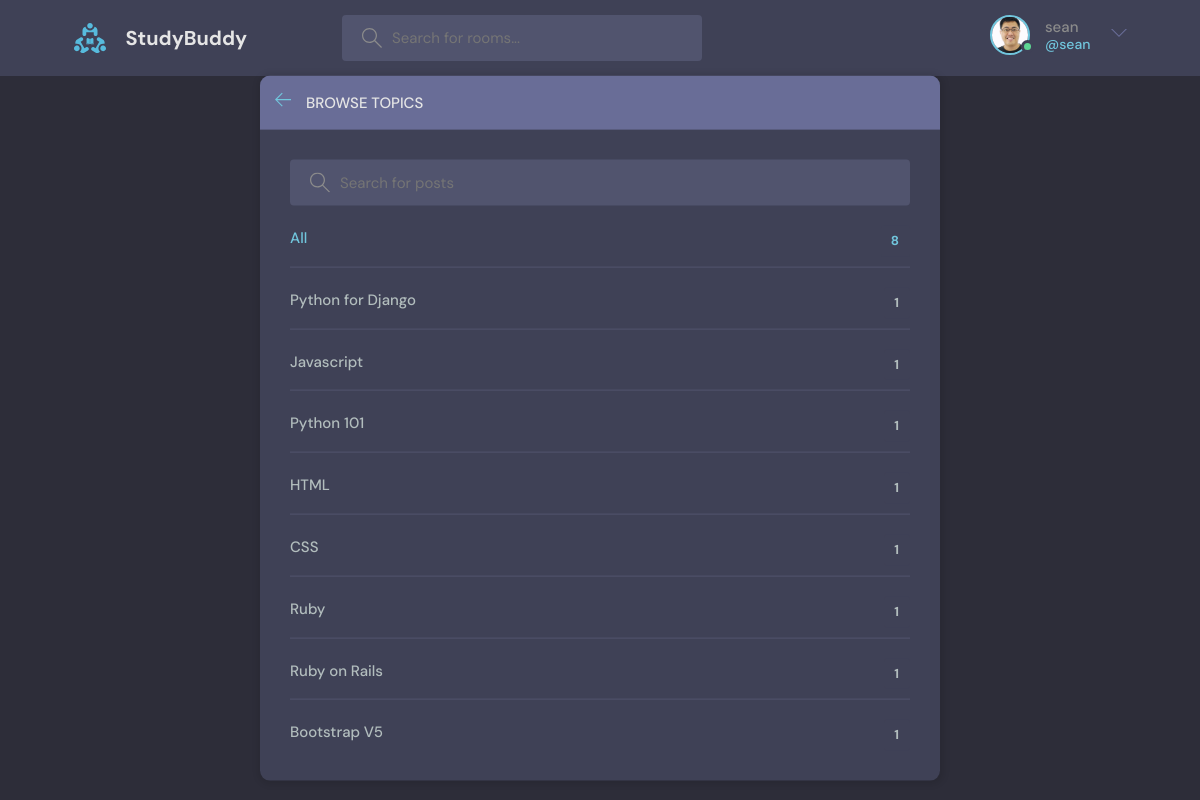
/topics/ (signed in), run on the app's committed database.
### base/models.py (models this page shows, shortened)
class User(AbstractUser):
    name=models.CharField(max_length=200, null=True)
    email=models.EmailField(unique=True, null=True)
    bio=models.TextField(null=True)
    avatar=models.ImageField(null=True, default="avatar.svg")
    USERNAME_FIELD = "email"
    REQUIRED_FIELDS = []

class Topic(models.Model):
    name = models.CharField(max_length=200)

### base/views.py (the view)
# urls.py: path("topics/", views.topicsPage, name="topics"),
def topicsPage(request):
    q = request.GET.get('q') if request.GET.get('q') != None else ''
    topics = Topic.objects.filter(name__icontains=q)
    context = {'topics': topics}
    return render(request, 'base/topics.html', context)

### base/templates/base/topics.html (shortened to what this page needs)
{% extends "main.html" %}
{% block content %}
<main class="create-room layout">
      <div class="container">
        <div class="layout__box">
          <div class="layout__boxHeader">
            <div class="layout__boxTitle">
              <a href="{% url 'home' %}">
                <svg version="1.1" xmlns="http://www.w3.org/2000/svg" width="32" height="32" viewBox="0 0 32 32">
                  <title>arrow-left</title>
                  <path
                    d="M13.723 2.286l-13.723 13.714 13.719 13.714 1.616-1.611-10.96-10.96h27.625v-2.286h-27.625l10.965-10.965-1.616-1.607z"
                  ></path>
                </svg>
              </a>
              <h3>Browse Topics</h3>
            </div>
          </div>
          <div class="topics-page layout__body">
            <form action ="" method="GET" class="header__search">
              <label>
                <input name = "q" placeholder="Search for posts" />
              </label>
            </form>
            <ul class="topics__list">
              <li>
                <a href="{% url 'topics' %}" class="active">All <span>{{topics.count}}</span></a>
              </li>
              {% for topic in topics %}
              <li>
                <a href="{% url 'home' %}?q={{topic.name}}">{{ topic.name }} <span>{{topic.room_set.all.count}}</span></a>
              </li>
              {% endfor %}
            </ul>
          </div>
        </div>
      </div>
    </main>
{% endblock content %}

### templates/navbar.html (shortened to what this page needs)
<header class="header header--loggedIn">
    {% load static %}
    <div class="container">
      <a href="{% url 'home' %}" class="header__logo">
        <img src="{% static 'images/logo.svg' %}" />
        <h1>StudyBuddy</h1>
      </a>
      <form class="header__search" method = "GET" action ="{% url 'home' %}">
        <label>
          <input name ="q" placeholder="Search for rooms..." />
        </label>
      </form>
      <nav class="header__menu">
        {% if request.user.is_authenticated %}
        <div class="header__user">
          <a href="{% url 'update-user' %}">
            <div class="avatar avatar--medium active">
              <img src="{{request.user.avatar.url}}" />
            </div>
            <p>{{request.user.username}}<span>@{{request.user.username}}</span></p>
          </a>
          <button class="dropdown-button">
            <svg version="1.1" xmlns="http://www.w3.org/2000/svg" width="32" height="32" viewBox="0 0 32 32">
              <title>chevron-down</title>
              <path d="M16 21l-13-13h-3l16 16 16-16h-3l-13 13z"></path>
            </svg>
          </button>
        </div>
        {% else %}
            <a href="{% url 'login' %}">
            <img src="{% static 'images/avatar.svg' %}" />
            <p>Login</p>
        </a>
        {% endif %}
      </nav>
    </div>
  </header>

### static/styles/style.css (style rules this page uses)
:root { --color-main: #71c6dd; --color-main-light: #e1f6fb; --color-dark: #3f4156; --color-dark-medium: #51546e; --color-dark-light: #696d97; --color-light: #e5e5e5; --color-gray: #8b8b8b; --color-light-gray: #b2bdbd; --color-bg: #2d2d39; --color-success: #5dd693; --color-error: #fc4b0b; }
* { font-family: "DM Sans", -apple-system, BlinkMacSystemFont, "Segoe UI", Roboto, Oxygen, Ubuntu, Cantarell, "Open Sans", "Helvetica Neue", sans-serif; margin: 0; padding: 0; box-sizing: border-box; text-rendering: optimizeLegibility; font-size: inherit; }
html { font-size: 56.25%; }
@media only screen and (min-width: 1200px) { html { font-size: 62.5%; } }
body { line-height: 1.6; font-weight: 400; font-size: 1.5rem; color: var(--color-light-gray); background-color: var(--color-bg); min-height: 100vh; }
img { width: 100%; }
a { display: inline-block; color: var(--color-main); text-decoration: none; }
.container { max-width: 120rem; width: 90%; margin: auto; }
.avatar { position: relative; display: inline-block; border-radius: 50%; border: 2px solid var(--color-main); }
.avatar img { display: block; border-radius: 50%; object-fit: cover; object-position: center; }
.avatar::after { content: ""; display: block; position: absolute; background-color: var(--color-gray); z-index: 111; border-radius: 50%; border: 0.3rem solid var(--color-dark); }
.avatar.active::after { background-color: var(--color-success); }
.avatar.avatar--medium img { width: 3.6rem; height: 3.6rem; border-radius: 50%; }
.avatar.avatar--medium:after { width: 0.7rem; height: 0.7rem; bottom: 0px; right: -6px; }
.header { padding: 1.5rem; background-color: var(--color-dark); }
.header > .container { display: flex; gap: 9.5rem; }
.header__logo, .header__user { display: flex; gap: 2rem; align-items: center; }
.header__logo > img { height: 3.2rem; width: 3.2rem; }
.header__logo > h1 { font-weight: 700; font-size: 2rem; color: var(--color-light); }
.header__search > label { background-color: var(--color-dark-medium); padding: 1.3rem 1rem; display: flex; align-items: center; gap: 1rem; border-radius: 4px; }
.header__search svg { fill: var(--color-gray); width: 2rem; height: 2rem; margin-left: 1rem; }
.header__search input { width: 30rem; background: transparent; border: none; outline: none; color: var(--color-light); }
.header__menu { margin-left: auto; position: relative; }
.header__menu a { display: flex; gap: 1.5rem; align-items: center; font-weight: 500; text-decoration: none; color: var(--color-gray); }
.header__menu img { height: 3.6rem; }
.header__menu p { line-height: 1.2; }
.header__menu span { color: var(--color-main); font-weight: 500; font-size: 1.4rem; display: block; }
.header__menu svg { width: 1.6rem; height: 1.6rem; fill: var(--color-dark-light); }
.dropdown-button { background: transparent; border: 0; outline: 0; cursor: pointer; }
.layout { margin-top: 2.4rem; }
.layout > .container { display: flex; justify-content: space-between; align-items: flex-start; }
.layout__box { width: 90%; max-width: 48rem; min-height: 40rem; position: absolute; top: 50%; left: 50%; transform: translate(-50%, -46%); background-color: var(--color-dark); border-radius: 1rem; box-shadow: 1px 1px 6px 3px rgba(0, 0, 0, 0.1); overflow: hidden; }
.layout__boxHeader { display: flex; padding: 1.5rem; background-color: var(--color-dark-light); }
.layout__boxTitle { display: flex; gap: 1.5rem; align-items: center; }
.layout__boxTitle h3 { text-transform: uppercase; font-weight: 500; color: var(--color-light); }
.layout__boxTitle svg { width: 1.6rem; height: 1.6rem; fill: var(--color-main); }
.layout__body { margin: 3rem; }
.topics__list { list-style: none; }
.topics__list li a { display: flex; justify-content: space-between; margin-bottom: 3rem; font-weight: 500; color: var(--color-light-gray); transition: all 0.3s ease-in-out; }
.topics__list li a.active, .topics__list li a:hover { color: var(--color-main); }
.topics__list li a span { padding: 0.5rem 1rem; background-color: var(--color-dark); border-radius: 3px; font-size: 1.3rem; font-weight: 700; letter-spacing: 1px; }
.topics-page .topics__list li:not(:last-child) a { margin: 2rem 0; padding-bottom: 1rem; text-decoration: none; border-bottom: 1px solid var(--color-dark-medium); }
.topics-page .header__search { display: block; }
.create-room.layout .layout__box { max-width: 68rem; }

### data on the page
User: user.avatar (picture), user.username "sean"
Topic: name "Python for Django", room_set.all.count "1"
Topic: name "Javascript", room_set.all.count "1"
Topic: name "Python 101", room_set.all.count "1"
Topic: name "HTML", room_set.all.count "1"
Topic: name "CSS", room_set.all.count "1"
Topic: name "Ruby", room_set.all.count "1"
Topic: name "Ruby on Rails", room_set.all.count "1"
Topic: name "Bootstrap V5", room_set.all.count "1"

### other printed values
{{ topics.count }} "8"
